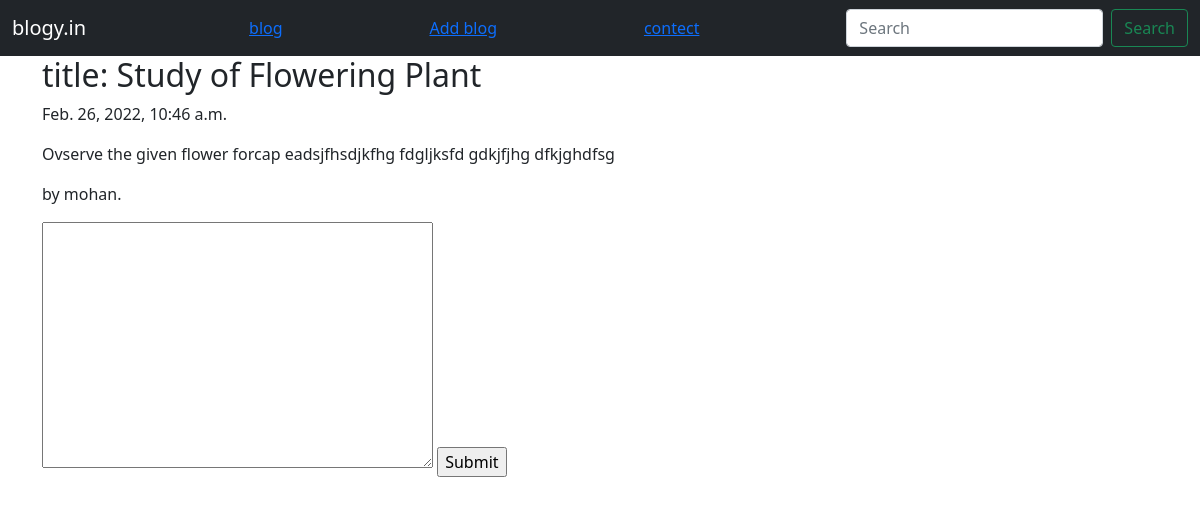
The page /blogs/1/ (signed in) on the database its author committed.
### app/models.py (models this page shows, shortened)
class Post (models.Model):
	user = models.ForeignKey(User, on_delete=models.CASCADE)
	title = models.CharField(max_length=30)
	content = models.TextField()
	timeStamp = models.DateTimeField(default=now, blank=True)

### app/views.py (the view)
# urls.py: path('blogs/<int:id>/',views.blog, name= 'blog_name'),
@login_required(redirect_field_name='login')
def blog(request,id):
	form=CommentForm()
	blogpost=Post.objects.get(id=id)
	bcomment= Comment.objects.filter(post=blogpost)
	context= {'blogpost': blogpost, "com":bcomment ,"form":form}
	return render(request ,'blogy.html',context)

### app/forms.py
class CommentForm(ModelForm):
	class Meta:
		model=Comment
		fields=("user","post","msg")

### app/templates/blogy.html (shortened to what this page needs)
<!doctype html>
<html lang="en">
  <head>
    <link href="https://cdn.jsdelivr.net/npm/bootstrap@5.1.3/dist/css/bootstrap.min.css" rel="stylesheet">
  </head>
  <body>
   <nav class="navbar navbar-dark bg-dark">
  <div class="container-fluid">
    <a class="navbar-brand" href="/home/">blogy.in</a>
    <a class="navbar-nav" href="/blogs/">blog</a>
    <a class="navbar-nav" href="/addblog/">Add blog</a>
    <a class="navbar-nav" href='/contect/'>contect</a>
    <form class="d-flex">{% csrf_token %}
      <input class="form-control me-2" type="search" placeholder="Search" aria-label="Search">
      <button class="btn btn-outline-success my-2 my-sm-0"  type="submit">Search</button>
    </form>
  </div>
</nav>
<div class="container">
      <article class="blog-post">
        <h2 class="blog-post-title">title: {{blogpost.title}}</h2>
        <p class="blog-post-meta">{{blogpost.timeStamp}}
        <p class="blog-post-meta">{{blogpost.content}} </p>
        <p class="blog-post-meta">by {{blogpost.user.username}}.</p>
        <form action="{% url 'comment' blogpost.id %}" method="POST">{% csrf_token %}
          {{form.msg}}
          <input type="submit" name="submit">
        </form>
      </article>
</div>
<br>
<br>
  </body>
</html>

### rows shown on the page
Post: title "Study of Flowering Plant", timeStamp "Feb. 26, 2022, 10:46 a.m.", content "Ovserve the given flower forcap eadsjfhsdjkfhg fdgljksfd gdkjfjhg dfkjghdfsg", user.username "mohan"
